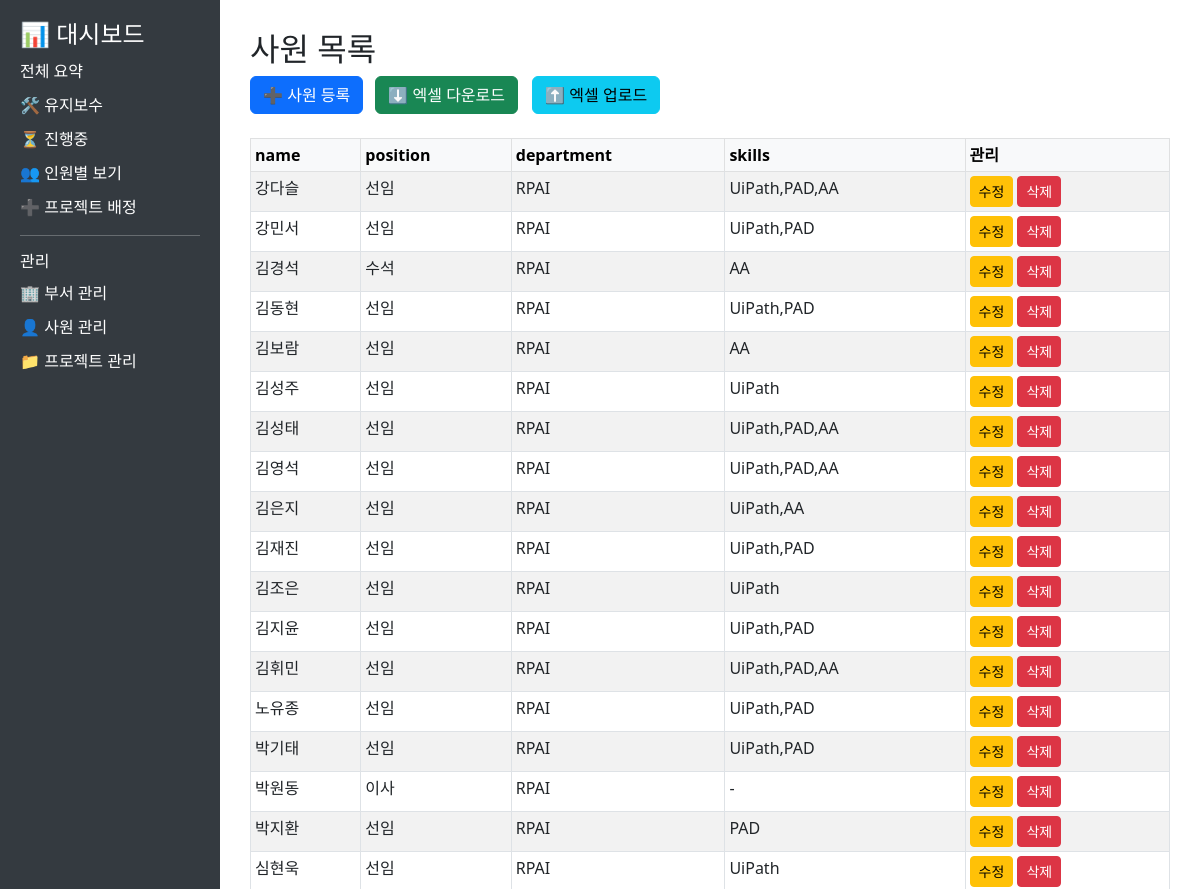
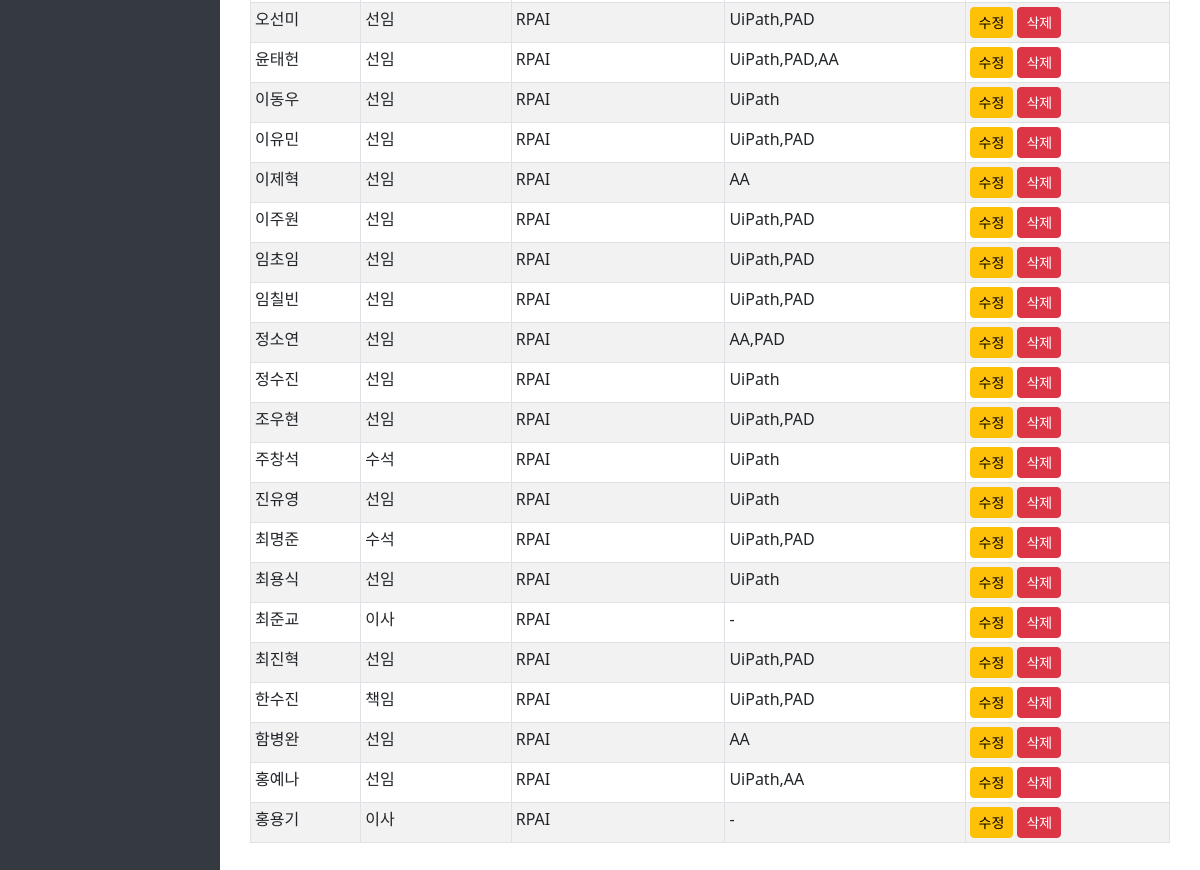
The page /employees on the database its author committed (2 pictures, top to bottom).
### tables this page shows
CREATE TABLE employees (
        employee_id INTEGER PRIMARY KEY AUTOINCREMENT,
        name TEXT NOT NULL,
        position TEXT,
        department_id INTEGER,
        skills TEXT,
        FOREIGN KEY (department_id) REFERENCES departments(department_id)
    );

CREATE TABLE departments (
        department_id INTEGER PRIMARY KEY AUTOINCREMENT,
        name TEXT NOT NULL
    );

### dashboard/app.py (the view)
@app.route("/employees")
def employee_page():
    try:
        df = get_all_employees()
        return render_template("dashboard.html", title="사원 목록", data=df)
    except Exception as e:
        flash(f"데이터를 불러오는 중 오류가 발생했습니다: {str(e)}", "danger")
        return render_template("dashboard.html", title="사원 목록", data=pd.DataFrame())

### dashboard/query.py (called while the page is built)
def get_connection():
    conn = sqlite3.connect(DB_PATH)
    conn.row_factory = sqlite3.Row  # 컬럼명을 딕셔너리 형태로 접근 가능하게 설정
    return conn

def get_all_employees():
    conn = get_connection()
    df = pd.read_sql_query("""
        SELECT e.employee_id, e.name, e.position, d.name AS department, e.skills
        FROM employees e
        LEFT JOIN departments d ON e.department_id = d.department_id
        ORDER BY e.employee_id
    """, conn)
    conn.close()
    return df

### dashboard/templates/dashboard.html (shortened to what this page needs)
<!DOCTYPE html>
<html>
<head>
    <link rel="stylesheet" href="https://cdn.jsdelivr.net/npm/bootstrap@5.3.0/dist/css/bootstrap.min.css">
</head>
<body>
    <div class="sidebar">
        <h4>📊 대시보드</h4>
        <a href="/">전체 요약</a>
        <a href="/maintenance">🛠 유지보수</a>
        <a href="/ongoing">⏳ 진행중</a>
        <a href="/assignment">👥 인원별 보기</a>
        <a href="/assignment/add">➕ 프로젝트 배정</a>
        <hr>
        <h6>관리</h6>
        <a href="/departments">🏢 부서 관리</a>
        <a href="/employees">👤 사원 관리</a>
        <a href="/projects">📁 프로젝트 관리</a>
    </div>
    <div class="content">
        <h2>{{ title }}</h2>
        {% if title == "사원 목록" %}
        <div class="action-buttons">
            <a href="{{ url_for('add_employee') }}" class="btn btn-primary">➕ 사원 등록</a>
            <a href="{{ url_for('download_employees') }}" class="btn btn-success ms-2">⬇️ 엑셀 다운로드</a>
            <form action="{{ url_for('upload_employees') }}" method="post" enctype="multipart/form-data"
                style="display:inline-block; margin-left:10px;">
                <label class="btn btn-info mb-0">
                    ⬆️ 엑셀 업로드
                </label>
            </form>
        </div>
        {% endif %}
        {% if data.empty %}
        <p class="text-muted">데이터가 없습니다.</p>
        {% else %}
        <div class="table-container mt-4">
            <table class="table table-bordered table-striped table-sm">
                <thead class="table-light">
                    <tr>
                        {% for col in data.columns %}
                        {% if not (title == "사원 목록" and loop.index0 == 0 and col == 'employee_id') %}
                        <th>{{ col }}</th>
                        {% endif %}
                        {% endfor %}
                        {% if title in ["부서 목록", "사원 목록", "프로젝트 목록"] %}
                        <th>관리</th>
                        {% elif title == "프로젝트별 인원" %}
                        <th>상세</th>
                        {% endif %}
                    </tr>
                </thead>
                <tbody>
                    {% for row in data.values %}
                    <tr>
                        {% for cell in row %}
                        {% if not (title == "사원 목록" and loop.index0 == 0) %}
                        <td>
                            {% if data.columns[loop.index0] == 'employees' %}
                            {% if cell %}
                            {% for employee in cell.split(',') %}
                            <span class="badge bg-primary me-1">{{ employee.strip() }}</span>
                            {% endfor %}
                            {% else %}
                            <span class="text-muted">배정된 사원 없음</span>
                            {% endif %}
                            {% else %}
                            {{ cell if cell is not none else '-' }}
                            {% endif %}
                        </td>
                        {% endif %}
                        {% endfor %}
                        {% if title == "부서 목록" %}
                        <td>
                            <a href="{{ url_for('edit_department', department_id=row[0]) }}"
                                class="btn btn-sm btn-warning">수정</a>
                            <button class="btn btn-sm btn-danger delete-btn" data-type="department"
                                data-id="{{ row[0] }}" data-name="{{ row[1] }}">삭제</button>
                        </td>
                        {% elif title == "사원 목록" %}
                        <td>
                            <a href="{{ url_for('edit_employee', employee_id=row[0]) }}"
                                class="btn btn-sm btn-warning">수정</a>
                            <button class="btn btn-sm btn-danger delete-btn" data-type="employee" data-id="{{ row[0] }}"
                                data-name="{{ row[1] }}">삭제</button>
                        </td>
                        {% endif %}
                    </tr>
                    {% endfor %}
                </tbody>
            </table>
        </div>
        {% endif %}
    </div>
</body>
</html>

### dashboard/templates/dashboard.html (style rules this page uses)
body { display: flex; }
.sidebar { width: 220px; background-color: #343a40; min-height: 100vh; padding: 20px; color: white; }
.sidebar a { color: #ffffff; text-decoration: none; display: block; margin: 10px 0; }
.content { flex-grow: 1; padding: 30px; }
.table-container { overflow-x: auto; }
.action-buttons { margin-bottom: 20px; }

### rows shown on the page
employees: name "강다슬", position "선임", skills "UiPath,PAD,AA"
departments: name "RPAI"
employees: name "강민서", position "선임", skills "UiPath,PAD"
employees: name "김경석", position "수석", skills "AA"
employees: name "김동현", position "선임", skills "UiPath,PAD"
employees: name "김보람", position "선임", skills "AA"
employees: name "김성주", position "선임", skills "UiPath"
employees: name "김성태", position "선임", skills "UiPath,PAD,AA"
employees: name "김영석", position "선임", skills "UiPath,PAD,AA"
employees: name "김은지", position "선임", skills "UiPath,AA"
employees: name "김재진", position "선임", skills "UiPath,PAD"
employees: name "김조은", position "선임", skills "UiPath"
employees: name "김지윤", position "선임", skills "UiPath,PAD"
employees: name "김휘민", position "선임", skills "UiPath,PAD,AA"
employees: name "노유종", position "선임", skills "UiPath,PAD"
employees: name "박기태", position "선임", skills "UiPath,PAD"
employees: name "박원동", position "이사"
employees: name "박지환", position "선임", skills "PAD"
employees: name "심현욱", position "선임", skills "UiPath"
employees: name "오선미", position "선임", skills "UiPath,PAD"
employees: name "윤태헌", position "선임", skills "UiPath,PAD,AA"
employees: name "이동우", position "선임", skills "UiPath"
employees: name "이유민", position "선임", skills "UiPath,PAD"
employees: name "이제혁", position "선임", skills "AA"
employees: name "이주원", position "선임", skills "UiPath,PAD"
employees: name "임초임", position "선임", skills "UiPath,PAD"
employees: name "임칠빈", position "선임", skills "UiPath,PAD"
employees: name "정소연", position "선임", skills "AA,PAD"
employees: name "정수진", position "선임", skills "UiPath"
employees: name "조우현", position "선임", skills "UiPath,PAD"
employees: name "주창석", position "수석", skills "UiPath"
employees: name "진유영", position "선임", skills "UiPath"
employees: name "최명준", position "수석", skills "UiPath,PAD"
employees: name "최용식", position "선임", skills "UiPath"
employees: name "최준교", position "이사"
employees: name "최진혁", position "선임", skills "UiPath,PAD"
employees: name "한수진", position "책임", skills "UiPath,PAD"
employees: name "함병완", position "선임", skills "AA"
employees: name "홍예나", position "선임", skills "UiPath,AA"
employees: name "홍용기", position "이사"

### other values the page prints
{{ title }} "사원 목록"
{{ col }} "name" "position" "department" "skills"
{{ cell if cell is not none else '-' }} "-" "-" "-"
